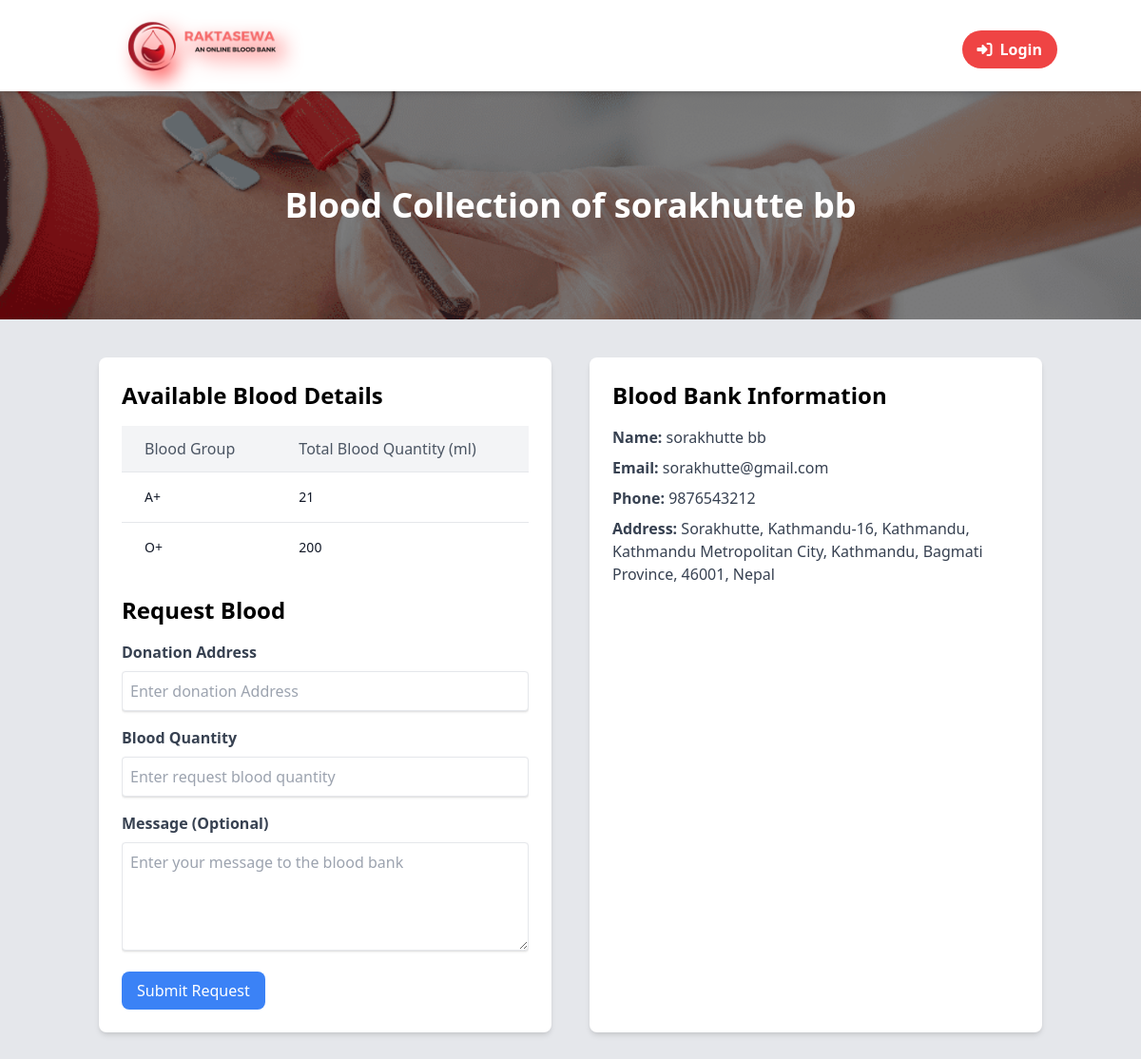
The app's page /request_blood_bank.php?id=22 with its own data.
### tables this page shows
CREATE TABLE `users` (
  `id` int(11) UNSIGNED NOT NULL,
  `fullname` varchar(255) NOT NULL,
  `email` varchar(255) NOT NULL,
  `password` varchar(255) NOT NULL,
  `phone` varchar(20) DEFAULT NULL,
  `address` varchar(255) DEFAULT NULL,
  `user_type` enum('User','Donor','Admin','BloodBank') NOT NULL,
  `latitude` decimal(9,6) DEFAULT NULL,
  `longitude` decimal(9,6) DEFAULT NULL
);

### request_blood_bank.php (the view, shortened to what this page needs)
<?php
require('connection.php');
$bloodBankId = intval($_GET['id']);
$sql = "SELECT bloodgroup, SUM(bloodqty) AS total_qty FROM blood_details WHERE bloodbank_id = ? GROUP BY bloodgroup";
$stmt = $con->prepare($sql);
$stmt->bind_param('i', $bloodBankId);
$stmt->execute();
$bloodDetailsResult = $stmt->get_result();
$bankSql = "SELECT * FROM users WHERE id = ?";
$bankStmt = $con->prepare($bankSql);
$bankStmt->bind_param('i', $bloodBankId);
$bankStmt->execute();
$bankResult = $bankStmt->get_result();
$bloodBank = $bankResult->fetch_assoc();
?>
<!DOCTYPE html>
<html lang="en">
<head>
    <link href="https://cdn.jsdelivr.net/npm/tailwindcss@2.2.19/dist/tailwind.min.css" rel="stylesheet">
</head>
<body class="bg-gray-200 font-sans">
    <?php include('header.php'); ?>
    <section class="pt-24 pb-16">
        <div class="hero-image w-full h-60 bg-gray-300 relative">
            <div class="absolute inset-0 flex items-center justify-center bg-black bg-opacity-50">
                <h1 class="text-4xl font-extrabold text-white">Blood Collection of <?= htmlspecialchars($bloodBank['fullname']); ?></h1>
            </div>
        </div>
        <div class="container mx-auto px-4 mt-10">
            <div class="flex flex-col lg:flex-row lg:space-x-10">
                <div class="flex-1 bg-white p-6 rounded-lg shadow-md mb-6 lg:mb-0">
                    <h2 class="text-2xl font-semibold mb-4">Available Blood Details</h2>
                    <?php if ($bloodDetailsResult->num_rows > 0): ?>
                        <div class="overflow-x-auto">
                            <table class="min-w-full divide-y divide-gray-200">
                                <thead class="bg-gray-100 text-gray-600">
                                    <tr>
                                        <th class="px-6 py-3 text-left text-md font-medium">Blood Group</th>
                                        <th class="px-6 py-3 text-left text-md font-medium">Total Blood Quantity (ml)</th>
                                    </tr>
                                </thead>
                                <tbody class="bg-white divide-y divide-gray-200">
                                    <?php while ($row = $bloodDetailsResult->fetch_assoc()): ?>
                                        <tr>
                                            <td class="px-6 py-4 text-sm font-medium text-gray-900"><?= htmlspecialchars($row['bloodgroup']); ?></td>
                                            <td class="px-6 py-4 text-sm font-medium text-gray-900"><?= htmlspecialchars($row['total_qty']); ?></td>
                                        </tr>
                                    <?php endwhile; ?>
                                </tbody>
                            </table>
                            <h2 class="text-2xl font-semibold mt-6 mb-4">Request Blood</h2>
                            <form action="request_blood_bank.php?id=<?= htmlspecialchars($bloodBankId) ?>" method="POST">
                                <div class="mb-4">
                                    <label class="block text-gray-700 font-bold mb-2" for="donation_address">Donation Address</label>
                                    <input
                                        class="shadow border rounded w-full p-2 text-gray-700 focus:outline-none focus:shadow-outline"
                                        type="text" id="donation_address" name="donation_address" placeholder="Enter donation Address" required>
                                </div>
                                <div class="mb-4">
                                    <label for="quantity" class="block text-gray-700 font-bold mb-2">Blood Quantity</label>
                                    <input type="number" id="quantity" name="quantity" placeholder="Enter request blood quantity" class="shadow border rounded w-full p-2 text-gray-700 focus:outline-none focus:shadow-outline" required>
                                </div>
                                <div class="mb-4">
                                    <label for="message" class="block text-gray-700 font-bold mb-2">Message (Optional)</label>
                                    <textarea id="message" name="message" rows="4" placeholder="Enter your message to the blood bank" class="shadow border rounded w-full p-2 text-gray-700 focus:outline-none focus:shadow-outline"></textarea>
                                </div>
                                <button type="submit" class="bg-blue-500 text-white px-4 py-2 rounded-lg hover:bg-blue-600 focus:outline-none focus:ring-2 focus:ring-blue-500">
                                    Submit Request
                                </button>
                            </form>
                        </div>
                    <?php else: ?>
                        <p class="text-center text-lg font-semibold text-red-600">Currently no blood available for this blood bank.</p>
                    <?php endif; ?>
                </div>
                <div class="flex-1 bg-white p-6 rounded-lg shadow-md">
                    <h2 class="text-2xl font-semibold mb-4">Blood Bank Information</h2>
                    <p class="text-gray-700 mb-2"><strong>Name:</strong> <?= htmlspecialchars($bloodBank['fullname']); ?></p>
                    <p class="text-gray-700 mb-2"><strong>Email:</strong> <?= htmlspecialchars($bloodBank['email']); ?></p>
                    <p class="text-gray-700 mb-2"><strong>Phone:</strong> <?= htmlspecialchars($bloodBank['phone']); ?></p>
                    <p class="text-gray-700 mb-2"><strong>Address:</strong> <?= htmlspecialchars($bloodBank['address']); ?></p>
                </div>
            </div>
        </div>
    </section>
</body>
</html>

### request_blood_bank.php (style rules this page uses)
.hero-image { background-image: url('img/land2.png'); background-size: cover; background-position: center; }

### records on screen
users: fullname "sorakhutte bb", email "sorakhutte@gmail.com", phone "9876543212", address "Sorakhutte, Kathmandu-16, Kathmandu, Kathmandu Metropolitan City, Kathmandu, Bagmati Province, 46001, Nepal"

### other values on screen
$row['bloodgroup'] "A+"
$row['total_qty'] "21"
$row['bloodgroup'] "O+"
$row['total_qty'] "200"
